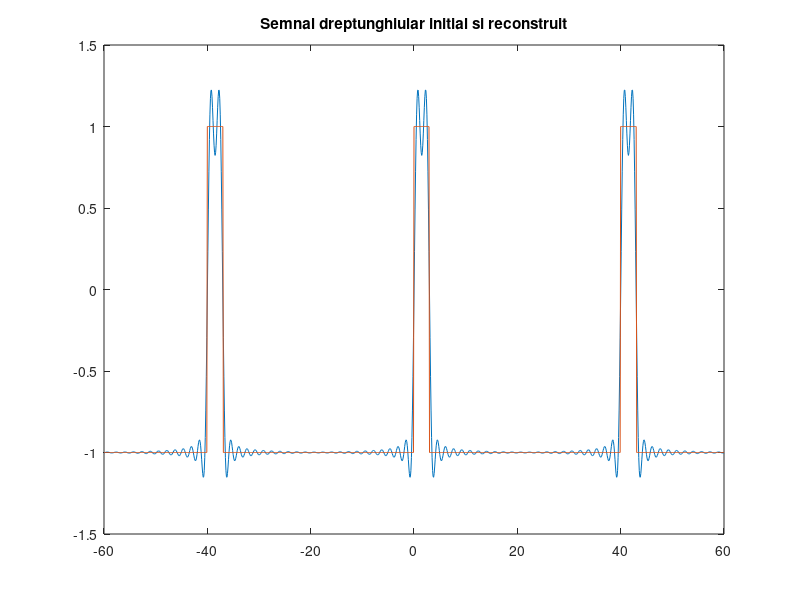
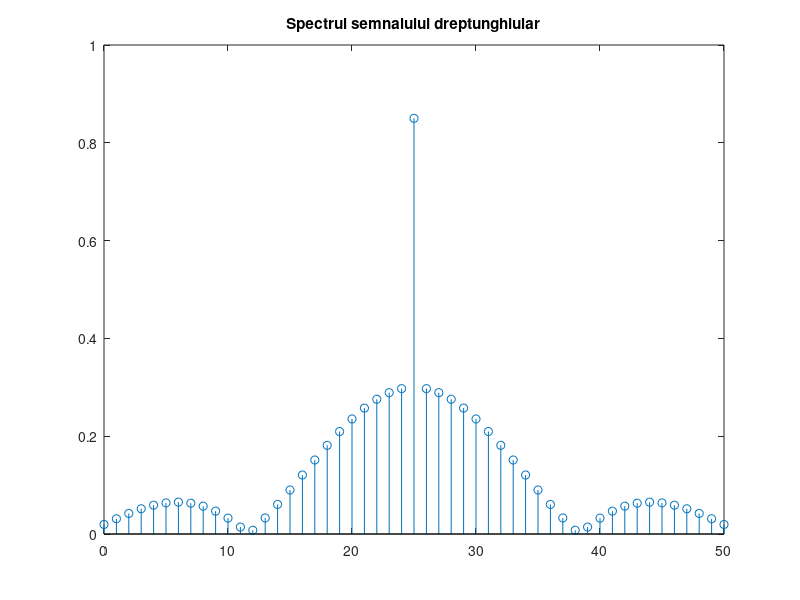

MATLAB code to generate these figures, in order:
%Numar de ordine: 3 - Semnal Dreptunghiular
%conform SF, orice semnal poate fi scris ca o suma infinita de sinusuri si cosinusuri de diferite frecvente
%semnalul reconstruit are aproape aceeasi forma ca si semnalul original, avand cateva diferente
%aceasta diferenta poate fi diminuata prin cresterea numarului de coeficienti din SF
%spre final putem observa ca semnalul poate fi scris printr-o suma de SIN, deci semnalul va prezenta un caracter sinusoidal

%atribuim perioadei valoarea data
P = 40; %Perioada semnalului
f = 1/P;
%alegem rezolutia temporala adecvata si ulterior sa mai afisam o perioada la dreapta si alta la stanga
t = -1.5 * P:0.1:1.5 * P;
%atribuim pulsul semnalului in functie de ordine
D = 3;
%calculam factorul de umplere cu formula : duty = D / P * 100;
duty = 7.5;
%setam numarul de coeficienti
N = 50; 
omega = 2 * pi / P; 

%notam semnalul nostru dreptunghiular cu X si cream un semnal dreptunghiular
X = square(omega * t, duty);        
f = @(t)square(omega * t, duty);
%calculam coeficientii CC

CC = 1 / P * integral(f, 0, P);
Ck = zeros(1,N);
Ak = zeros(1,N);
x_modificat = 0;

	for (k = 1 : 1 : N)
   		f = @(t)square(omega * t, duty).*exp(-omega * t * 1j * (k - 25));
		%calculam coeficientii SFC
   		Ck(k) = 1/P * integral(f, 0, P);             
   		Ak(k+1) = 2 * abs(Ck(k));
		%cream un semnal din suma de sinusuri
  		x_modificat = x_modificat + Ck(k) * exp(omega * t *1j * (k - 25));
	end

figure(1);
%afisam semnalul creat din suma de sinusuri peste semnalul original
plot(t, x_modificat, t, X), title('Semnal dreptunghiular initial si reconstruit');
figure(2)
%facem simetria amplitudinilor Ak pentru spectru
Ak(26) = abs(CC);
Ak(1) = Ak(51);   
%afisam spectrul de valori                 
stem([0:N],Ak), title('Spectrul semnalului dreptunghiular'); 


